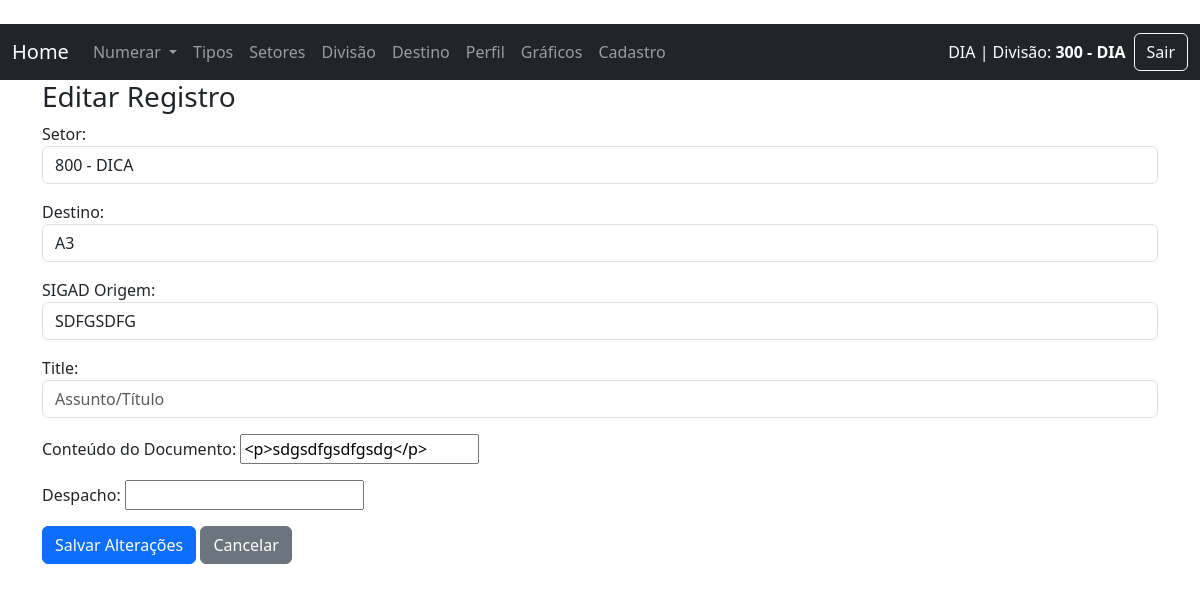
/editar_numeracao/2/ (signed in), run on an earlier commit of the app's database.
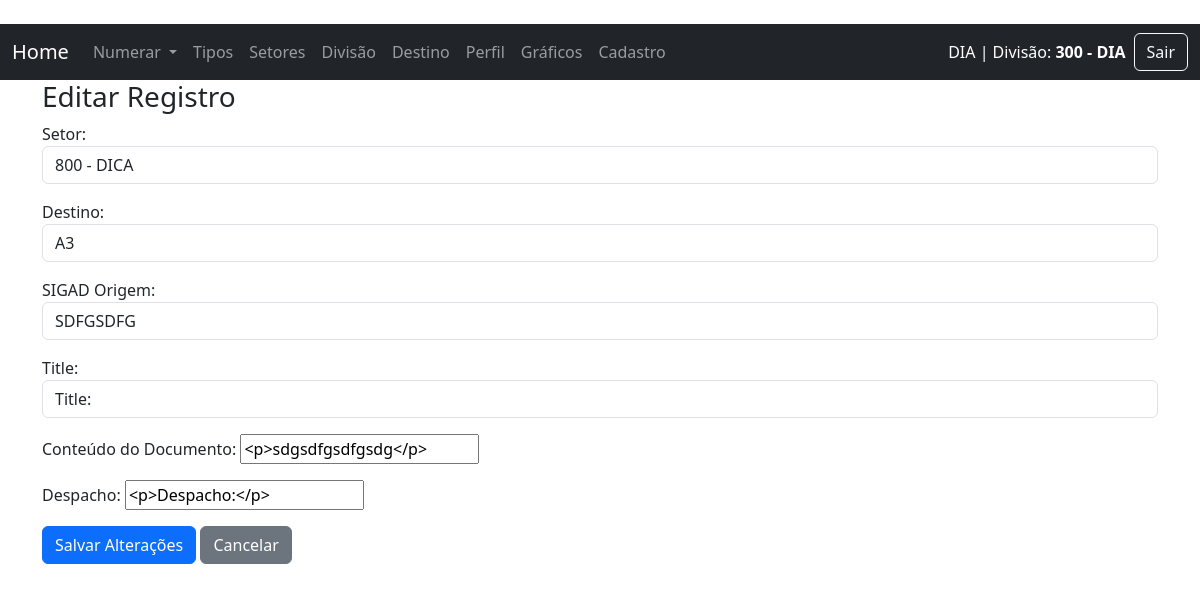
And on a later commit of the database.
### sn/models.py (models this page shows, shortened)
class Numeracao(models.Model):
    fk_tipo = models.ForeignKey(Tipo, on_delete=models.CASCADE, verbose_name="Tipo do Documento")
    fk_user = models.ForeignKey(User, on_delete=models.PROTECT, verbose_name="Usuário", null=True, blank=True)
    fk_divisao = models.ForeignKey(Divisao, on_delete=models.PROTECT, verbose_name="Divisão", null=True, blank=True)
    fk_setor = models.ForeignKey(Setor, on_delete=models.PROTECT, verbose_name="Setor", null=True, blank=True)
    fk_destino = models.ForeignKey(Destino, on_delete=models.PROTECT, verbose_name="Destino")
    doc_despacho = RichTextField(verbose_name="Despacho", null=True, blank=True)
    doc_sigad_origem = models.CharField(max_length=200, verbose_name="SIGAD Origem", null=True, blank=True)
    doc_numero = models.IntegerField(verbose_name="Número do documento", null=True, blank=True)
    title = models.CharField(max_length=200)
    texto = RichTextField(verbose_name="Texto", null=True, blank=True)
    create_at = models.DateTimeField(auto_now_add=True)
    class Meta:
        verbose_name = 'Número'
        verbose_name_plural = 'Números'
        ordering = ['-create_at']

### sn/views/views_numeracao.py (the view)
# urls.py: path('editar_numeracao/<int:id>/', editar_numeracao, name='editar_numeracao'),
@login_required
def editar_numeracao(request, id):
    numeracao = get_object_or_404(Numeracao, id=id)
    if request.method == 'POST':
        form = NumeracaoForm(request.POST, instance=numeracao)
        if form.is_valid():
            form.save()
            messages.success(request, 'Registro atualizado com sucesso.')
            return redirect('lista_numeracao', id=numeracao.fk_tipo_id)
    else:
        tipo = Numeracao.objects.get(id=id)
        initial_data = {'fk_tipo': tipo.fk_tipo, 'fk_user': request.user.pk, 'doc_numero': tipo.doc_numero}
        form = NumeracaoForm(instance=numeracao, initial=initial_data)
    context = {
        'form': form,
        'numeracao': numeracao
    }
    return render(request, 'sn/numeracao/editar_numeracao.html', context)

### sn/context_processors.py (called while the page is built)
def divisao_do_usuario(request):
    if request.user.is_authenticated:
        try:
            divisao = Divisao.objects.get(divisao=request.user.last_name)
            setor = Setor.objects.filter(fk_divisao=divisao).first()
            return {
                'divisao_nome': divisao.divisao,
                'setor_nome': setor.setor if setor else '---'
            }
        except Divisao.DoesNotExist:
            return {'divisao_nome': '---', 'setor_nome': '---'}
    return {}

### sn/models.py (called while the page is built)
    def __str__(self):
        return str(self.setor)

    def __str__(self):
        return self.destino

### templates/sn/numeracao/editar_numeracao.html (shortened to what this page needs)
{% extends 'base.html' %}
{% block content %}
<div class="container">
    <div class="row">
        <div class="col-md-15">
            <h3>Editar Registro</h3>
            <form method="post">
                {{ form.as_p }}
                <button type="submit" class="btn btn-primary">Salvar Alterações</button>
                <a href="{% url 'lista_numeracao' id=numeracao.fk_tipo_id %}" class="btn btn-secondary">Cancelar</a>
            </form>
        </div>
    </div>
</div>
{% endblock %}

What changed in the data, as far as the page shows it:
changed Numeracao "800 - DICA": title (not shown) → "Title:"; doc_despacho (not shown) → "<p>Despacho:</p>"
